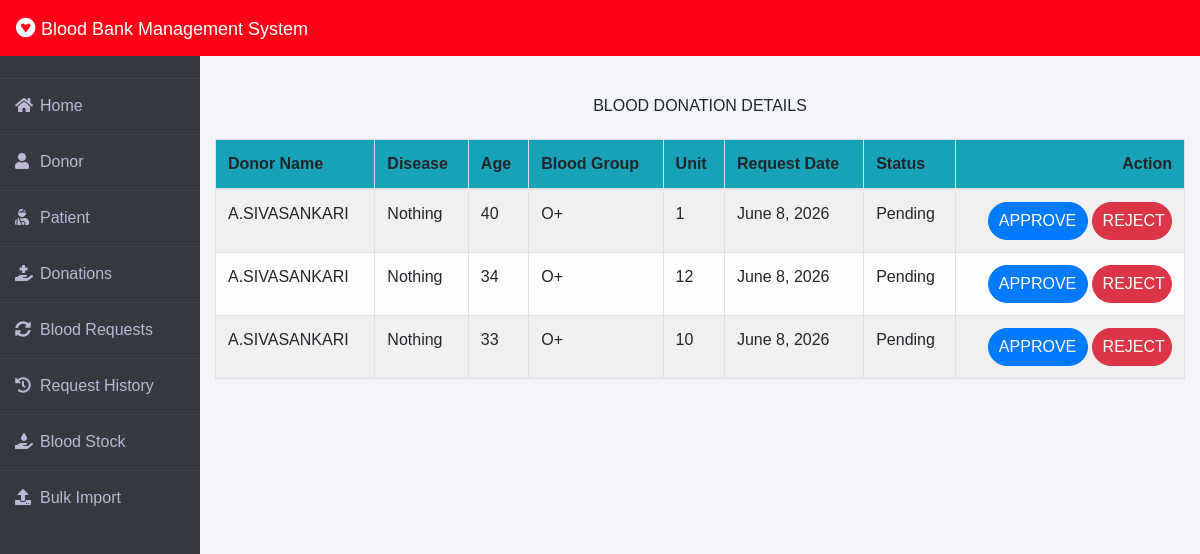
Page /admin-donation (signed in) on the committed database.
### donor/models.py (models this page shows, shortened)
class BloodDonate(models.Model):
    donor=models.ForeignKey(Donor,on_delete=models.CASCADE)
    disease=models.CharField(max_length=100,default="Nothing")
    age=models.PositiveIntegerField()
    bloodgroup=models.CharField(max_length=10)
    unit=models.PositiveIntegerField(default=0)
    status=models.CharField(max_length=20,default="Pending")
    date=models.DateField(auto_now=True)

class Donor(models.Model):
    user=models.OneToOneField(User,on_delete=models.CASCADE)
    profile_pic= models.ImageField(upload_to='profile_pic/Donor/',null=True,blank=True)
    bloodgroup=models.CharField(max_length=10)
    gender=models.CharField(max_length=10, choices=[('Male', 'Male'), ('Female', 'Female'), ('Other', 'Other')], default='Male')
    address = models.CharField(max_length=40)
    mobile = models.CharField(max_length=20,null=False)
    last_donation_date = models.DateField(null=True, blank=True)
    is_available = models.BooleanField(default=True)
    def __str__(self):
        return self.user.first_name

### blood/views.py (the view)
# urls.py: path('admin-donation', views.admin_donation_view,name='admin-donation'),
@login_required(login_url='adminlogin')
def admin_donation_view(request):
    donations=dmodels.BloodDonate.objects.all()
    return render(request,'blood/admin_donation.html',{'donations':donations})

### templates/blood/admin_donation.html (shortened to what this page needs)
{% extends 'blood/adminbase.html' %}
{% block content %}
{% load widget_tweaks %}
{%load static%}
<head>
   </head>
<br><br>
<div class="container">
    <H4 class="text-center">BLOOD DONATION DETAILS</H4><br>
    <table class="table table-light table-hover table-bordered table-striped">
        <thead class="bg-info">
            <tr>
                <th scope="col">Donor Name</th>
                <th scope="col">Disease</th>
                <th scope="col">Age</th>
                <th scope="col">Blood Group</th>
                <th scope="col">Unit</th>
                <th scope="col">Request Date</th>
                <th scope="col">Status</th>
                <th class="text-right">Action</th>
            </tr>
        </thead>
        <tbody>
            {% for t in donations %}
            <tr>
                <td> {{t.donor}}</td>
                <td> {{t.disease}}</td>
                <td> {{t.age}}</td>
                <td>{{t.bloodgroup}}</td>
                <td>{{t.unit}}</td>
                <td>{{t.date}}</td>
                <td>{{t.status}}</td>
                {% if t.status == 'Pending' %}
                <td class="text-right">
                    <button class="btn btn-primary badge-pill" style="width: 100px;"><a  style="text-decoration: none;color: white;" href="{% url 'approve-donation' t.id  %}">APPROVE</a> </button>
                    <button class="btn btn-danger badge-pill" style="width: 80px;"><a  style="text-decoration: none;color: white;" href="{% url 'reject-donation' t.id  %}">REJECT</a> </button>
                </td>
                {% elif  t.status == 'Approved' %}
                <td><span class="label warning">{{t.unit}} Unit Added To Stock</span></td>
                {% else %}
                <td><span class="label danger">0 Unit Added To Stock</span></td>
                {% endif %}
            </tr>
            {% endfor %}
        </tbody>
    </table>
</div>
{% endblock content %}

### templates/blood/adminbase.html (shortened to what this page needs)
<!DOCTYPE html>
<html lang="en">
<head>
    <link rel="stylesheet" href="https://maxcdn.bootstrapcdn.com/bootstrap/4.0.0/css/bootstrap.min.css">
    <link rel="stylesheet" href="https://cdnjs.cloudflare.com/ajax/libs/font-awesome/5.14.0/css/all.css">
    <script src="https://cdn.tailwindcss.com"></script>
</head>
<body>
    <nav class="navbar navbar-expand-lg navbar-light fixed-top bg-danger">
        <a style="color:white;" class="navbar-brand" href="/"><i class="fab fa-gratipay"></i>&nbsp;<font face = "Comic sans MS" size ="4">Blood Bank Management System</font></a>
      </nav>
<br><br>
<div class="wrapper">
    <div class="sidebar">
        <ul>
            <li><a style="text-decoration:none;" href="/"><i class="fas fa-home"></i>Home</a></li>
            <li><a style="text-decoration:none;" href="/admin-donor"><i class="fas fa-user"></i>Donor</a></li>
            <li><a style="text-decoration:none;" href="/admin-patient"><i class="fas fa-user-injured"></i>Patient</a></li>
            <li><a style="text-decoration:none;" href="/admin-donation"><i class="fas fa-hand-holding-medical"></i>Donations</a></li>
            <li><a style="text-decoration:none;" href="/admin-request"><i class="fas fa-sync-alt"></i>Blood Requests</a></li>
            <li><a style="text-decoration:none;" href="/admin-request-history"><i class="fas fa-history"></i>Request History</a></li>
            <li><a style="text-decoration:none;" href="/admin-blood"><i class="fas fa-hand-holding-water"></i>Blood Stock</a></li>
            <li><a style="text-decoration:none;" href="/admin-bulk-import"><i class="fas fa-upload"></i>Bulk Import</a></li>
        </ul>
    </div>
    <div class="main_content">
{% block content %}
{% endblock content %}
    </div>
</div>
</body>
</html>

### templates/blood/adminbase.html (style rules this page uses)
* { margin: 0; padding: 0; box-sizing: border-box; list-style: none; text-decoration: none; font-family: 'Josefin Sans', sans-serif; }
body { background-color: #f3f5f9; }
.bg-danger { background-color: #ff0018!important; }
.wrapper { display: flex; position: relative; }
.wrapper .sidebar { width: 200px; height: 100%; background: #343a40; padding: 30px 0px; position: fixed; }
.wrapper .sidebar ul li { padding: 15px; border-bottom: 1px solid #bdb8d7; border-bottom: 1px solid rgba(0,0,0,0.05); border-top: 1px solid rgba(255,255,255,0.05); }
.wrapper .sidebar ul li a { color: #bdb8d7; display: block; }
.wrapper .sidebar ul li a .fas { width: 25px; }
.wrapper .main_content { width: 100%; margin-left: 200px; }

### rows in the picture
BloodDonate: donor "A.SIVASANKARI", disease "Nothing", age "40", bloodgroup "O+", unit "1", date "June 8, 2026", status "Pending", shows "APPROVE"
BloodDonate: donor "A.SIVASANKARI", disease "Nothing", age "34", bloodgroup "O+", unit "12", date "June 8, 2026", status "Pending", shows "APPROVE"
BloodDonate: donor "A.SIVASANKARI", disease "Nothing", age "33", bloodgroup "O+", unit "10", date "June 8, 2026", status "Pending", shows "APPROVE"
